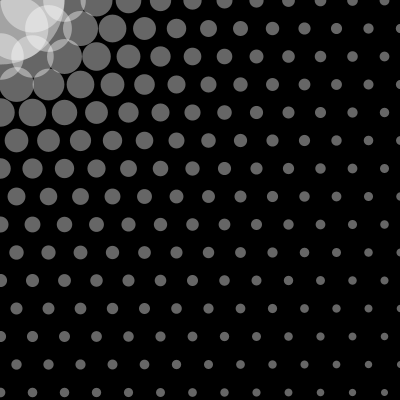
Frame 1 (no input)
Frame 60 (the mouse pressed at the canvas centre just before this capture): identical to frame 1, image omitted
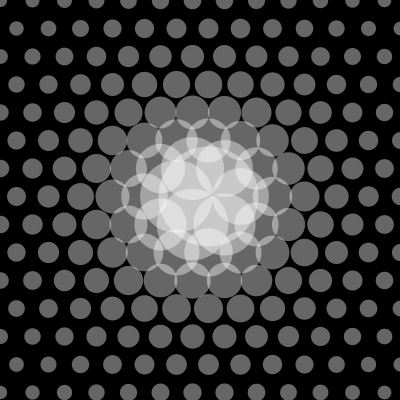
Frame 120 (the mouse held since frame 60 and released just before this capture)

The Processing sketch that drew these frames (run headless with seeded random() and noise(); from frame 60 on, the mouse is pressed at the canvas centre):

// Processing sketch: processing_186985
// ── processing_186985.pde

float dx = 32;
float dy = 28;

void drawSite(float x, float y) {
    float weight = dx * 128 / (32 + dist(x, y, mouseX, mouseY));
    if (weight > 1) {
        strokeWeight(weight);
        point(x, y);
    }
}

void setup() {
    size(400, 400);
}

void draw() {
    background(0x00);
    stroke(0xff, 0x66);
    for (float y = 0; y < height + dy; y += dy) {
        for (float x = 0; x < width + dx; x += dx)
            drawSite(x, y);
        y += dy;
        for (float x = 0.5 * dx; x < width + dx; x += dx)
            drawSite(x, y);
    }
}
